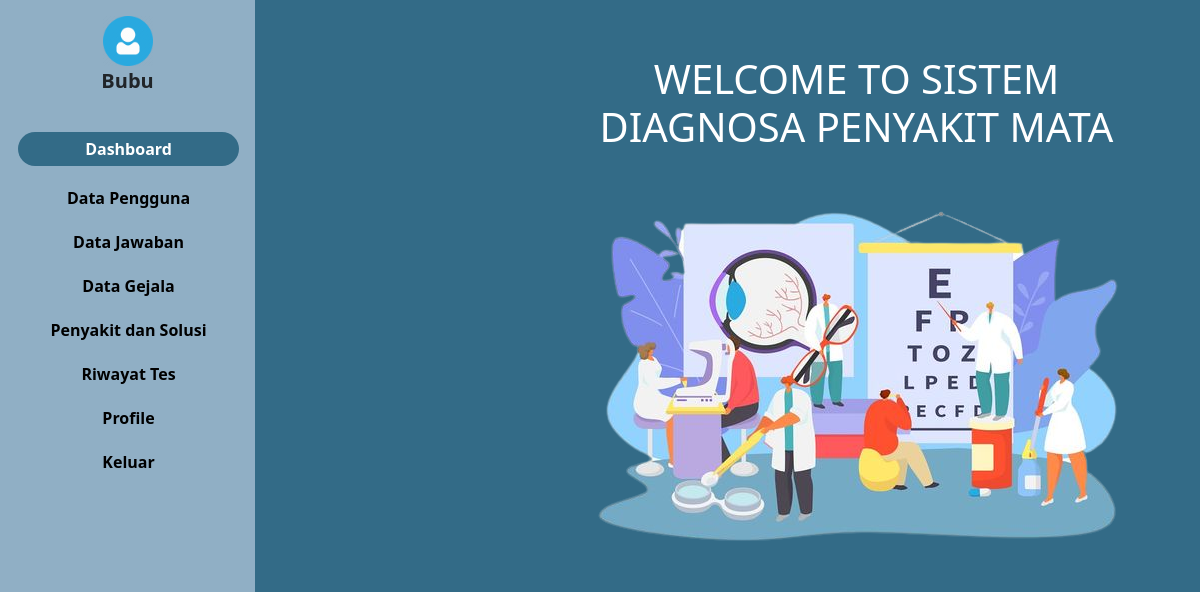
Screenshot of /admin.php (signed in) with the database file from the repository.
### tables this page shows
CREATE TABLE `user` (
  `iduser` int(15) NOT NULL,
  `username` varchar(30) NOT NULL,
  `password` varchar(100) NOT NULL,
  `nama` varchar(45) NOT NULL,
  `jk` char(2) NOT NULL,
  `tanggal_lahir` date NOT NULL,
  `email` varchar(30) NOT NULL,
  `level` varchar(10) NOT NULL,
  `foto` varchar(30) NOT NULL
);

### konek.php (called while the page is built, shortened)
<?php
$koneksi = mysqli_connect("localhost", "root", "", "mata");
function query($query)
{
    global $koneksi;
    $result = mysqli_query($koneksi, $query);
    $rows = [];
    while ($row = mysqli_fetch_assoc($result)) {
        $rows[] = $row;
    }
    return $rows;
}
function dekripsi($teks)
{
    $text = $teks;
    $kunci = 'mataRara';
    $key = hash('sha256', $kunci);
    $pkey = "123";
    $method = "aes-192-cfb1";
    $iv = substr(hash('sha256', $pkey), 0, 16);
    $dekripsi = base64_decode($text);
    $dekripsi = openssl_decrypt($dekripsi, $method, $key, 0, $iv);
    return $dekripsi;
}
?>

### admin.php (the view, shortened to what this page needs)
<?php
include("konek.php");
$id = dekripsi($_COOKIE['mataRara']);
$user = query("SELECT * FROM user WHERE iduser = $id")[0];
?>
<html lang="en">
<head>
    <link href="https://cdn.jsdelivr.net/npm/bootstrap@5.3.0/dist/css/bootstrap.min.css" rel="stylesheet"
>
    <link rel="stylesheet" href="style.css">
</head>
<body>
    <div class="main-container d-flex">
        <div class="sidebar px-3 pt-3">
            <div class="header pb-3">
                <img class="text-center" src="img/<?php echo $user['foto']; ?>"
                    style="width: 50px; margin-right: auto; margin-left: auto; display: block;" alt="">
                <h5 class="offcanvas-title fw-bold text-center" style="margin-left: auto; font-size: 20px"
                    id="offcanvasDarkLabel"><?php echo $user['nama']; ?></h5>
            </div>
            <ul>
                <li class="active"> <a href="admin.php">Dashboard</a></li>
                <li class=""><a href="pengguna.php">Data Pengguna</a></li>
                <li class=""> <a href="pertanyaan.php">Data Jawaban</a></li>
                <li class=""><a href="gejala.php">Data Gejala</a></li>
                <li class=""><a href="penyakit.php">Penyakit dan Solusi</a></li>
                <li class=""> <a href="riwayat.php">Riwayat Tes</a></li>
                <li class=""> <a href="profil.php">Profile</a></li>
                <li class=""> <a href="keluar.php">Keluar</a></li>
            </ul>
        </div>
        <div style="padding: 0; margin-left: 21.5%;" class="content text-center">
            <div class="container">
                <div class="head">
                    <h1 style="margin-top: 25px; color: white; padding: 30px 35px">WELCOME TO SISTEM DIAGNOSA PENYAKIT
                        MATA</h1>
                    <img src="img/mtt.png" alt="">
                </div>
            </div>
        </div>
    </div>
</body>
</html>

### style.css (style rules this page uses)
body { background: #336B87; padding: 0; margin: 0; }
.sidebar { min-width: 255px; max-width: 255px; min-height: 100vh; background-color: #90AFC5; }
.sidebar ul { padding-left: 2px; text-align: center; }
.sidebar ul li a { font-weight: bold; color: black; font-size: auto; text-decoration: none; }
.sidebar ul li { margin-top: 20px; margin-bottom: 10px; list-style-type: none; }
.sidebar li.active { background: #336B87; width: auto; height: auto; padding: 5px 0; border-radius: 20px; }
.sidebar ul li.active a { color: white; font-size: auto; }

### rows the page displays
user: foto (picture), nama "Bubu"
